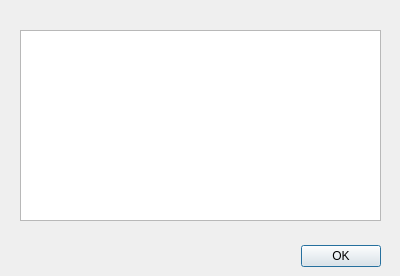
<?xml version="1.0" encoding="UTF-8"?>
<ui version="4.0">
 <class>Dialog</class>
 <widget class="QDialog" name="Dialog">
  <property name="geometry">
   <rect>
    <x>0</x>
    <y>0</y>
    <width>400</width>
    <height>276</height>
   </rect>
  </property>
  <property name="windowTitle">
   <string>Dialog</string>
  </property>
  <widget class="QDialogButtonBox" name="dialogueButtonBox">
   <property name="geometry">
    <rect>
     <x>40</x>
     <y>240</y>
     <width>341</width>
     <height>32</height>
    </rect>
   </property>
   <property name="orientation">
    <enum>Qt::Horizontal</enum>
   </property>
   <property name="standardButtons">
    <set>QDialogButtonBox::Ok</set>
   </property>
  </widget>
  <widget class="QTextEdit" name="dialogueField">
   <property name="geometry">
    <rect>
     <x>20</x>
     <y>30</y>
     <width>361</width>
     <height>191</height>
    </rect>
   </property>
   <property name="verticalScrollBarPolicy">
    <enum>Qt::ScrollBarAsNeeded</enum>
   </property>
   <property name="readOnly">
    <bool>true</bool>
   </property>
  </widget>
 </widget>
 <resources/>
 <connections>
  <connection>
   <sender>dialogueButtonBox</sender>
   <signal>accepted()</signal>
   <receiver>Dialog</receiver>
   <slot>accept()</slot>
   <hints>
    <hint type="sourcelabel">
     <x>248</x>
     <y>254</y>
    </hint>
    <hint type="destinationlabel">
     <x>157</x>
     <y>274</y>
    </hint>
   </hints>
  </connection>
  <connection>
   <sender>dialogueButtonBox</sender>
   <signal>rejected()</signal>
   <receiver>Dialog</receiver>
   <slot>reject()</slot>
   <hints>
    <hint type="sourcelabel">
     <x>316</x>
     <y>260</y>
    </hint>
    <hint type="destinationlabel">
     <x>286</x>
     <y>274</y>
    </hint>
   </hints>
  </connection>
 </connections>
</ui>
